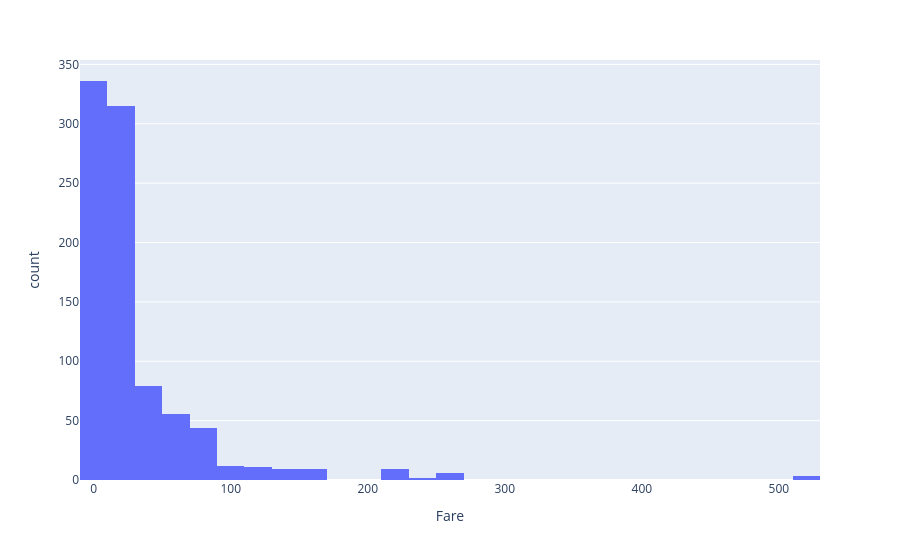

Notebook code for this chart:
### Code cell
ex.histogram(train,x = 'Fare',nbins = 30)

### Figure 1 — Plotly figure (JSON) as saved in the notebook; plotly's stock layout.template omitted (floating-point values rounded to 4 significant figures; data arrays with more than 128 entries replaced by an {"elided": "..."} marker saying what was removed)
{"data": [{"alignmentgroup": "True", "bingroup": "x", "hovertemplate": "Fare=%{x}<br>count=%{y}<extra></extra>", "legendgroup": "", "marker": {"color": "#636efa", "pattern": {"shape": ""}}, "name": "", "nbinsx": 30, "offsetgroup": "", "orientation": "v", "showlegend": false, "type": "histogram", "x": {"elided": "891 float values"}, "xaxis": "x", "yaxis": "y"}], "layout": {"barmode": "relative", "legend": {"tracegroupgap": 0}, "margin": {"t": 60}, "xaxis": {"anchor": "y", "domain": [0, 1], "title": {"text": "Fare"}}, "yaxis": {"anchor": "x", "domain": [0, 1], "title": {"text": "count"}}}}
